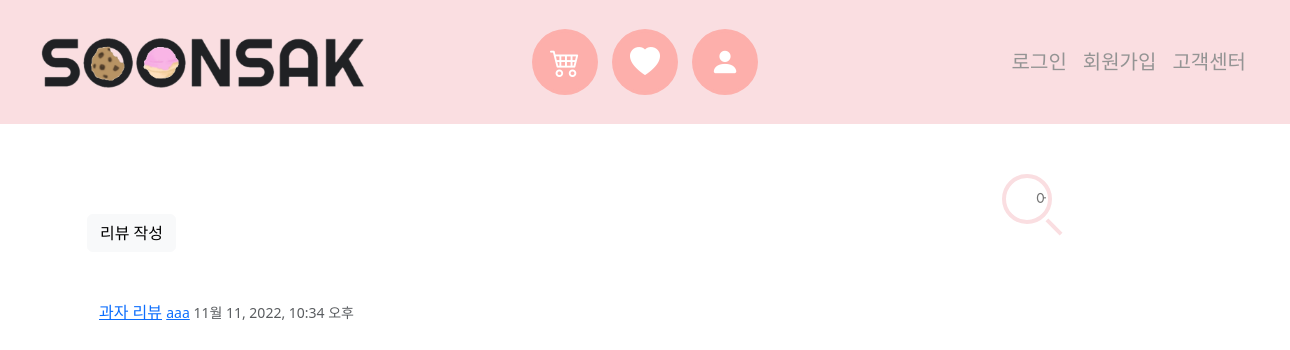
The page /reviews/ on the database as committed earlier.
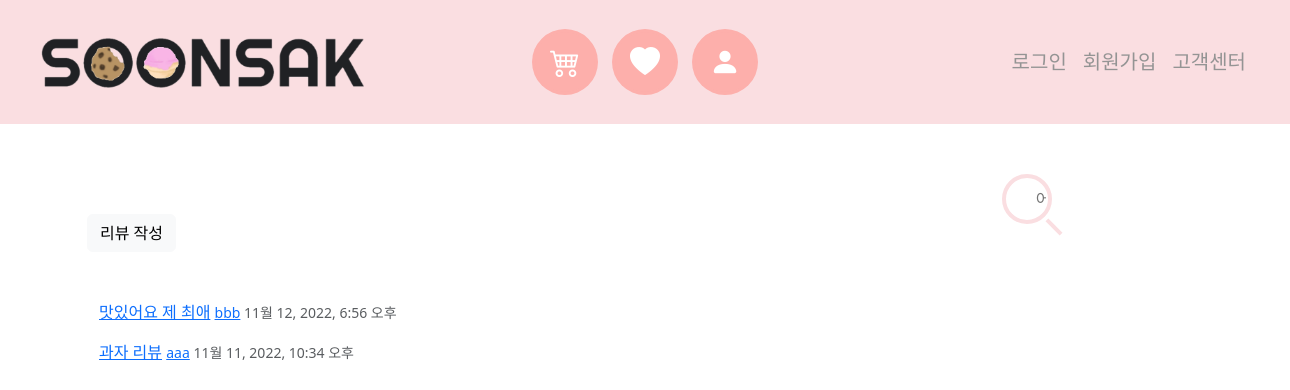
The same page on the database as committed later.
### reviews/models.py (models this page shows)
class Review(models.Model):
    content = models.TextField()
    review_image = ProcessedImageField(
        upload_to="images/reviews/",
        blank=True,
        processors=[ResizeToFill(300, 300)],
        format="JPEG",
        options={"quality": 100},
    )
    review_thumbnail = ImageSpecField(
        source="images/reviews/",
        processors=[ResizeToFill(150, 150)],
        format='JPEG',
        options={'quality' : 100},
    )
    created_at = models.DateTimeField(auto_now_add=True)
    updated_at = models.DateTimeField(auto_now=True)
    user = models.ForeignKey(User, on_delete=models.CASCADE, related_name='review_user')

### accounts/models.py (models this page shows)
class User(AbstractUser):
    pass
    address = models.CharField(max_length=250)
    followings = models.ManyToManyField('self', symmetrical=False, related_name='followers')
    profile_image = ProcessedImageField(
        upload_to="images/accounts/",
        blank=True,
        processors=[ResizeToFill(300, 300)],
        format="JPEG",
        options={"quality": 100},
    )

### reviews/views.py (the view)
# urls.py: path('', views.index, name="index"),
def index(request):
    reviews = Review.objects.order_by('-pk')
    context = {
        'reviews' : reviews
    }
    return render(request, 'reviews/index.html', context)

### reviews/templates/reviews/index.html
{% extends 'base.html' %}
{% load django_bootstrap5 %}
{% block content %}
  <a href="{% url 'reviews:create' %}" class="btn btn-light">리뷰 작성</a>
  <div class="container mt-5">
    {% for review in reviews %}
      <div class="mt-3">
        <a href="{% url 'reviews:detail' review.pk %}">{{ review.content }}</a>
        <small>
          <a href="{% url 'accounts:detail' review.user.pk %}">{{ review.user.username }}</a>
        </small>
        <small class="text-muted">{{ review.created_at }}</small>
      </div>
    {% endfor %}
  </div>
{% endblock content %}

Rows that differ between the two databases and show on the page:
added Review: content "맛있어요 제 최애", user.username "bbb", created_at "11월 12, 2022, 6:56 오후"
